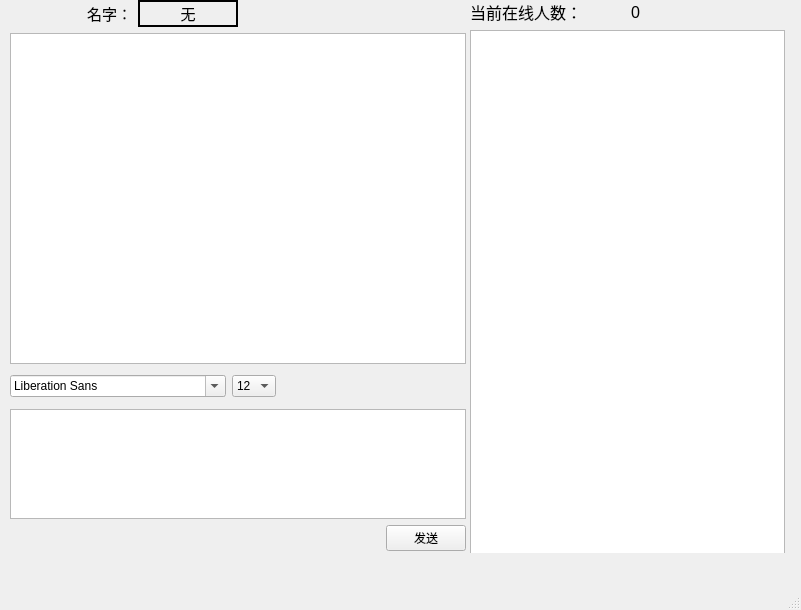
<?xml version="1.0" encoding="UTF-8"?>
<ui version="4.0">
 <class>MainWindow</class>
 <widget class="QMainWindow" name="MainWindow">
  <property name="geometry">
   <rect>
    <x>0</x>
    <y>0</y>
    <width>801</width>
    <height>610</height>
   </rect>
  </property>
  <property name="windowTitle">
   <string>MainWindow</string>
  </property>
  <widget class="QWidget" name="centralwidget">
   <widget class="QWidget" name="layoutWidget">
    <property name="geometry">
     <rect>
      <x>470</x>
      <y>0</y>
      <width>315</width>
      <height>553</height>
     </rect>
    </property>
    <layout class="QVBoxLayout" name="verticalLayout_4">
     <item>
      <layout class="QVBoxLayout" name="verticalLayout_3">
       <item>
        <layout class="QHBoxLayout" name="horizontalLayout_7">
         <item>
          <widget class="QLabel" name="label">
           <property name="font">
            <font>
             <pointsize>12</pointsize>
            </font>
           </property>
           <property name="text">
            <string>当前在线人数：</string>
           </property>
          </widget>
         </item>
         <item>
          <widget class="QLabel" name="onlineNumber">
           <property name="font">
            <font>
             <pointsize>12</pointsize>
            </font>
           </property>
           <property name="frameShape">
            <enum>QFrame::NoFrame</enum>
           </property>
           <property name="text">
            <string>0</string>
           </property>
          </widget>
         </item>
        </layout>
       </item>
       <item>
        <widget class="QTableWidget" name="tableWidget">
         <property name="sizePolicy">
          <sizepolicy hsizetype="Expanding" vsizetype="Expanding">
           <horstretch>0</horstretch>
           <verstretch>0</verstretch>
          </sizepolicy>
         </property>
         <property name="minimumSize">
          <size>
           <width>311</width>
           <height>525</height>
          </size>
         </property>
         <property name="selectionMode">
          <enum>QAbstractItemView::SingleSelection</enum>
         </property>
         <property name="selectionBehavior">
          <enum>QAbstractItemView::SelectRows</enum>
         </property>
         <attribute name="horizontalHeaderVisible">
          <bool>false</bool>
         </attribute>
         <attribute name="horizontalHeaderDefaultSectionSize">
          <number>125</number>
         </attribute>
         <attribute name="horizontalHeaderStretchLastSection">
          <bool>true</bool>
         </attribute>
         <column>
          <property name="text">
           <string>姓名</string>
          </property>
         </column>
         <column>
          <property name="text">
           <string>IP地址</string>
          </property>
         </column>
        </widget>
       </item>
      </layout>
     </item>
    </layout>
   </widget>
   <widget class="QWidget" name="layoutWidget_2">
    <property name="geometry">
     <rect>
      <x>10</x>
      <y>0</y>
      <width>456</width>
      <height>551</height>
     </rect>
    </property>
    <layout class="QVBoxLayout" name="verticalLayout_2">
     <item>
      <layout class="QHBoxLayout" name="horizontalLayout_5">
       <item>
        <layout class="QVBoxLayout" name="verticalLayout">
         <item>
          <layout class="QHBoxLayout" name="horizontalLayout_2">
           <item>
            <spacer name="horizontalSpacer_4">
             <property name="orientation">
              <enum>Qt::Horizontal</enum>
             </property>
             <property name="sizeHint" stdset="0">
              <size>
               <width>40</width>
               <height>20</height>
              </size>
             </property>
            </spacer>
           </item>
           <item>
            <layout class="QHBoxLayout" name="horizontalLayout_3">
             <item>
              <widget class="QLabel" name="serverIPLabel">
               <property name="font">
                <font>
                 <pointsize>11</pointsize>
                </font>
               </property>
               <property name="text">
                <string>名字：</string>
               </property>
              </widget>
             </item>
             <item>
              <widget class="QLabel" name="clientName">
               <property name="minimumSize">
                <size>
                 <width>100</width>
                 <height>0</height>
                </size>
               </property>
               <property name="font">
                <font>
                 <pointsize>11</pointsize>
                </font>
               </property>
               <property name="frameShape">
                <enum>QFrame::WinPanel</enum>
               </property>
               <property name="text">
                <string>无</string>
               </property>
               <property name="alignment">
                <set>Qt::AlignCenter</set>
               </property>
              </widget>
             </item>
            </layout>
           </item>
           <item>
            <layout class="QHBoxLayout" name="horizontalLayout_4"/>
           </item>
          </layout>
         </item>
        </layout>
       </item>
       <item>
        <spacer name="horizontalSpacer_3">
         <property name="orientation">
          <enum>Qt::Horizontal</enum>
         </property>
         <property name="sizeHint" stdset="0">
          <size>
           <width>40</width>
           <height>20</height>
          </size>
         </property>
        </spacer>
       </item>
      </layout>
     </item>
     <item>
      <widget class="QTextBrowser" name="listWidget">
       <property name="sizePolicy">
        <sizepolicy hsizetype="Expanding" vsizetype="Expanding">
         <horstretch>0</horstretch>
         <verstretch>3</verstretch>
        </sizepolicy>
       </property>
       <property name="font">
        <font>
         <pointsize>12</pointsize>
        </font>
       </property>
       <property name="html">
        <string>&lt;!DOCTYPE HTML PUBLIC &quot;-//W3C//DTD HTML 4.0//EN&quot; &quot;http://www.w3.org/TR/REC-html40/strict.dtd&quot;&gt;
&lt;html&gt;&lt;head&gt;&lt;meta name=&quot;qrichtext&quot; content=&quot;1&quot; /&gt;&lt;style type=&quot;text/css&quot;&gt;
p, li { white-space: pre-wrap; }
&lt;/style&gt;&lt;/head&gt;&lt;body style=&quot; font-family:'SimSun'; font-size:12pt; font-weight:400; font-style:normal;&quot;&gt;
&lt;p style=&quot;-qt-paragraph-type:empty; margin-top:0px; margin-bottom:0px; margin-left:0px; margin-right:0px; -qt-block-indent:0; text-indent:0px;&quot;&gt;&lt;br /&gt;&lt;/p&gt;&lt;/body&gt;&lt;/html&gt;</string>
       </property>
      </widget>
     </item>
     <item>
      <layout class="QHBoxLayout" name="horizontalLayout_6">
       <item>
        <widget class="QFontComboBox" name="fontCbx">
         <property name="sizePolicy">
          <sizepolicy hsizetype="Minimum" vsizetype="Fixed">
           <horstretch>0</horstretch>
           <verstretch>0</verstretch>
          </sizepolicy>
         </property>
        </widget>
       </item>
       <item>
        <widget class="QComboBox" name="sizeCbx">
         <property name="sizePolicy">
          <sizepolicy hsizetype="Minimum" vsizetype="Fixed">
           <horstretch>0</horstretch>
           <verstretch>0</verstretch>
          </sizepolicy>
         </property>
         <property name="currentIndex">
          <number>4</number>
         </property>
         <item>
          <property name="text">
           <string>8</string>
          </property>
         </item>
         <item>
          <property name="text">
           <string>9</string>
          </property>
         </item>
         <item>
          <property name="text">
           <string>10</string>
          </property>
         </item>
         <item>
          <property name="text">
           <string>11</string>
          </property>
         </item>
         <item>
          <property name="text">
           <string>12</string>
          </property>
         </item>
         <item>
          <property name="text">
           <string>13</string>
          </property>
         </item>
         <item>
          <property name="text">
           <string>14</string>
          </property>
         </item>
         <item>
          <property name="text">
           <string>15</string>
          </property>
         </item>
         <item>
          <property name="text">
           <string>16</string>
          </property>
         </item>
         <item>
          <property name="text">
           <string>17</string>
          </property>
         </item>
         <item>
          <property name="text">
           <string>18</string>
          </property>
         </item>
         <item>
          <property name="text">
           <string>19</string>
          </property>
         </item>
         <item>
          <property name="text">
           <string>20</string>
          </property>
         </item>
         <item>
          <property name="text">
           <string>21</string>
          </property>
         </item>
         <item>
          <property name="text">
           <string>22</string>
          </property>
         </item>
        </widget>
       </item>
       <item>
        <widget class="QToolButton" name="boldTBtn">
         <property name="minimumSize">
          <size>
           <width>32</width>
           <height>32</height>
          </size>
         </property>
         <property name="text">
          <string/>
         </property>
         <property name="icon">
          <iconset>
           <normaloff>:/ChatRoomUI/Resources/bold.png</normaloff>:/ChatRoomUI/Resources/bold.png</iconset>
         </property>
         <property name="iconSize">
          <size>
           <width>26</width>
           <height>26</height>
          </size>
         </property>
         <property name="checkable">
          <bool>true</bool>
         </property>
         <property name="autoRaise">
          <bool>true</bool>
         </property>
        </widget>
       </item>
       <item>
        <widget class="QToolButton" name="italicTBtn">
         <property name="minimumSize">
          <size>
           <width>32</width>
           <height>32</height>
          </size>
         </property>
         <property name="text">
          <string/>
         </property>
         <property name="icon">
          <iconset>
           <normaloff>:/ChatRoomUI/Resources/italic.png</normaloff>:/ChatRoomUI/Resources/italic.png</iconset>
         </property>
         <property name="iconSize">
          <size>
           <width>26</width>
           <height>26</height>
          </size>
         </property>
         <property name="checkable">
          <bool>true</bool>
         </property>
         <property name="autoRaise">
          <bool>true</bool>
         </property>
        </widget>
       </item>
       <item>
        <widget class="QToolButton" name="underlineTBtn">
         <property name="minimumSize">
          <size>
           <width>32</width>
           <height>32</height>
          </size>
         </property>
         <property name="text">
          <string/>
         </property>
         <property name="icon">
          <iconset>
           <normaloff>:/ChatRoomUI/Resources/underlined.png</normaloff>:/ChatRoomUI/Resources/underlined.png</iconset>
         </property>
         <property name="iconSize">
          <size>
           <width>26</width>
           <height>26</height>
          </size>
         </property>
         <property name="checkable">
          <bool>true</bool>
         </property>
         <property name="autoRaise">
          <bool>true</bool>
         </property>
        </widget>
       </item>
       <item>
        <widget class="QToolButton" name="colorTBtn">
         <property name="minimumSize">
          <size>
           <width>32</width>
           <height>32</height>
          </size>
         </property>
         <property name="text">
          <string/>
         </property>
         <property name="icon">
          <iconset>
           <normaloff>:/ChatRoomUI/Resources/color.png</normaloff>:/ChatRoomUI/Resources/color.png</iconset>
         </property>
         <property name="iconSize">
          <size>
           <width>26</width>
           <height>26</height>
          </size>
         </property>
         <property name="autoRaise">
          <bool>true</bool>
         </property>
        </widget>
       </item>
       <item>
        <widget class="QToolButton" name="sendFileTBtn">
         <property name="minimumSize">
          <size>
           <width>32</width>
           <height>32</height>
          </size>
         </property>
         <property name="text">
          <string/>
         </property>
         <property name="icon">
          <iconset>
           <normaloff>:/ChatRoomUI/Resources/Send.png</normaloff>:/ChatRoomUI/Resources/Send.png</iconset>
         </property>
         <property name="iconSize">
          <size>
           <width>26</width>
           <height>26</height>
          </size>
         </property>
         <property name="autoRaise">
          <bool>true</bool>
         </property>
        </widget>
       </item>
      </layout>
     </item>
     <item>
      <widget class="QTextEdit" name="sendLineEdit">
       <property name="sizePolicy">
        <sizepolicy hsizetype="Expanding" vsizetype="Expanding">
         <horstretch>0</horstretch>
         <verstretch>1</verstretch>
        </sizepolicy>
       </property>
       <property name="font">
        <font>
         <pointsize>12</pointsize>
        </font>
       </property>
      </widget>
     </item>
     <item>
      <layout class="QHBoxLayout" name="horizontalLayout">
       <item>
        <spacer name="horizontalSpacer">
         <property name="orientation">
          <enum>Qt::Horizontal</enum>
         </property>
         <property name="sizeHint" stdset="0">
          <size>
           <width>40</width>
           <height>20</height>
          </size>
         </property>
        </spacer>
       </item>
       <item>
        <widget class="QPushButton" name="sendBtn">
         <property name="text">
          <string>发送</string>
         </property>
         <property name="checkable">
          <bool>false</bool>
         </property>
        </widget>
       </item>
      </layout>
     </item>
    </layout>
   </widget>
  </widget>
  <widget class="QMenuBar" name="menubar">
   <property name="geometry">
    <rect>
     <x>0</x>
     <y>0</y>
     <width>801</width>
     <height>23</height>
    </rect>
   </property>
  </widget>
  <widget class="QStatusBar" name="statusbar"/>
 </widget>
 <resources/>
 <connections/>
</ui>
